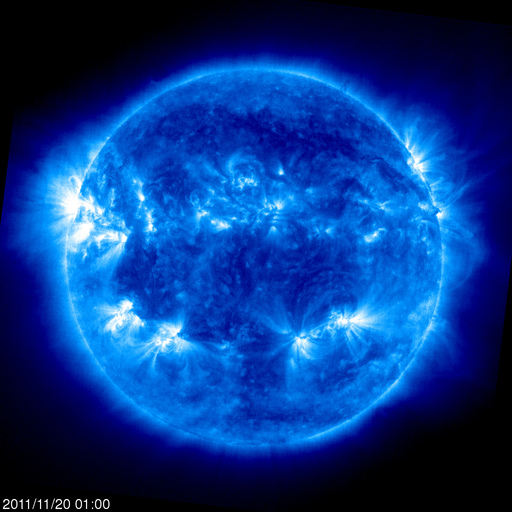
%> input picture HW 4/20111120_0100_eit171_512.jpg, 512 x 512 px
$ octave hw4_6.m   (GNU Octave 9; MATLAB toolbox functions it lacks are replaced by stand-ins)
%> lines starting %> are read from the running program, lines starting %| are printed output that depends on the picture
%HW4_6.M
%AJG 11/16/17

%The Matlab file hw4_6.m and associated SOHO (Solar and Heliospheric Observatory) .jpg image files can be used to read and
%analyze the pdf of four-band imagery of the sun. These data were observed using the SOHO Extreme ultraviolet Imaging Telescope (EIT)
%on November 20, 2011 at ~0100 UTC. Run this code to load the images and
%perform a preliminary rendering and scatter analysis of the data recorded
%by EIT at the following UV wavelengths:
%  Plane 1: 171A
%  Plane 2: 195A
%  Plane 3: 284A
%  Plane 4: 495A
%For this homework build on this Matlab code to study the entropy of the imagery,
%develop a principle components analysis, estimate magnetic field anomolies, and detect
%sunspots using statistical LLMSE estimation applied to EIT data. Once developed, your
%algorithm should be tested on real (to-date) SOHO data that you can download at
%http://sohowww.nascom.nasa.gov/data/realtime-images.html .
%Note that the test (unkwown) data will be assumed to be data from another
%instrument on SOHO, the SDO Helioseismic and Magnetic Imager (SDO/HMI), which
%observes at a longer wavelength (6173A) than does EIT.

clear
close all

%Load SOHO Extreme ultraviolet Imaging Telescope (EIT) images for 11/20/2011
lambda=[]; y=[]; x=[];
yo = imread('20111120_0100_eit171_512.jpg');
%> yo is the input picture: size 512x512x3 uint8; mean R, G, B 8, 55.1, 135.3
y=cat(3,y,sum(yo,3)/3);
lambda=[lambda;171];
yo = imread('20111120_0113_eit195_512.jpg');
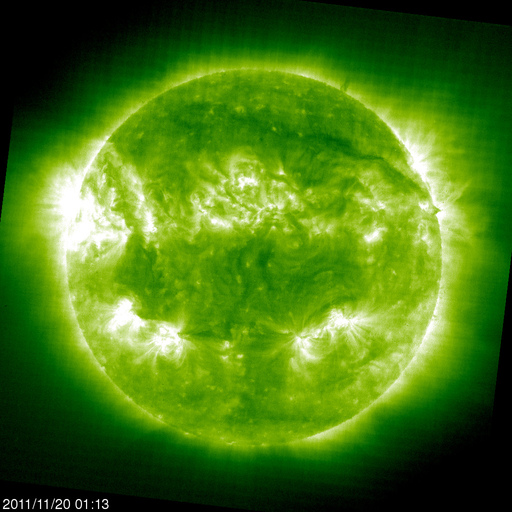
%> input picture HW 4/20111120_0113_eit195_512.jpg, 512 x 512 px
%> yo is the input picture: size 512x512x3 uint8; mean R, G, B 71.8, 118.7, 21.9
y=cat(3,y,sum(yo,3)/3);
lambda=[lambda;195];
yo = imread('20111120_0106_eit284_512.jpg');
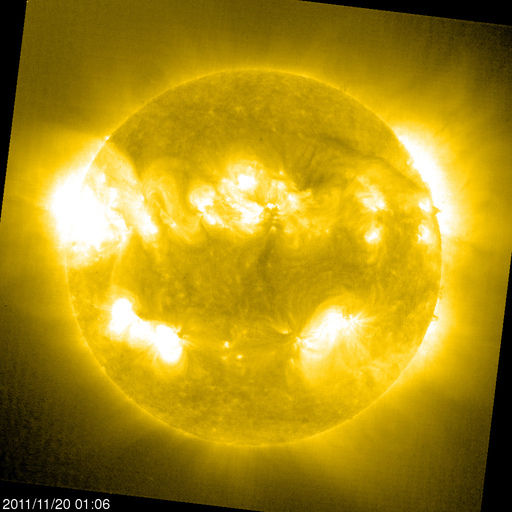
%> input picture HW 4/20111120_0106_eit284_512.jpg, 512 x 512 px
%> yo is the input picture: size 512x512x3 uint8; mean R, G, B 172.4, 142.9, 22.5
y=cat(3,y,sum(yo,3)/3);
%> y: size 512x512x3 double
lambda=[lambda;284];
yo = imread('20111120_0119_eit304_512.jpg');
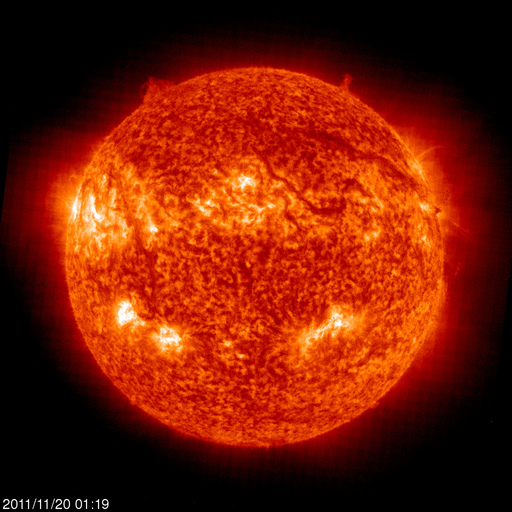
%> input picture HW 4/20111120_0119_eit304_512.jpg, 512 x 512 px
%> yo is the input picture: size 512x512x3 uint8; mean R, G, B 117, 29.1, 4.3
y=cat(3,y,sum(yo,3)/3);
%> y: size 512x512x4 double
lambda=[lambda;304];
tystring='SOHO 20111120 0100-0119 EIT';
y=y(16:495,16:495,:);
%> y: size 480x480x4 double
[N1,N2,Nc]=size(y);
%> N1 = 480; N2 = 480; Nc = 4

%Load SOHO Helioseismic and Magnetic Imager (SDO/HMI) images for 11/20/2011
xo = imread('20111120_0130_hmiigr_512.jpg');
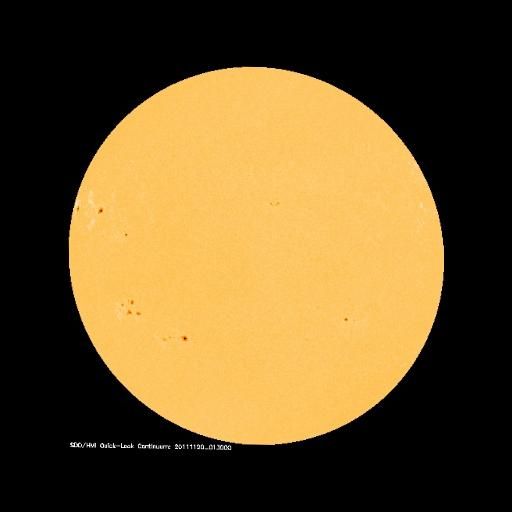
%> input picture HW 4/20111120_0130_hmiigr_512.jpg, 512 x 512 px
%> xo is the input picture: size 512x512x3 uint8; mean R, G, B 107.8, 84.4, 42.3
x=cat(3,x,sum(xo,3)/3);
xo = imread('20111120_0130_hmimag_512.jpg');
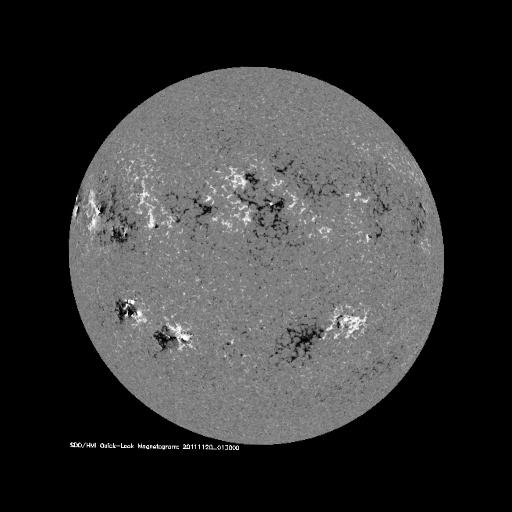
%> input picture HW 4/20111120_0130_hmimag_512.jpg, 512 x 512 px
%> xo is the input picture: size 512x512x3 uint8; min 0, max 255, mean 54.2
x=cat(3,x,sum(xo,3)/3);
txstring='SOHO 20111120 0130 SDO/HMI';
x=x(16:495,16:495,:);
tstring='SOHO 20111120 0100-0130 UTC';

%Convert data to standard real double precision (8 bytes) for processing
xx=reshape(x,N1*N2,2);
yy=reshape(y,N1*N2,4);
%Estimate pdf's for each image plane
p=hist(yy,256)/(N1*N2);
%> p = 256 rows, first 8: [0.0705 0.0383 0.00556 0.176; 0.00305 0.00691 0.00177 0.0209; 0.00827 0.00471 0.000803 0.0131; 0.00425 0.00438 0.000473 0.0118; 0.0032 0.00437 0.000326 0.00956; 0.00902 0.00456 0.000313 0.00782; 0.00627 0.00566 0.000278 0.0059; 0.00983 0.00709 0.000286 0.00699]
p(find(p==0))=eps;

%Display false color images
figure('Color',[1,1,1]);
subplot(2,2,1);
image(uint8(cat(3,y(:,:,1),zeros(size(y(:,:,[1:2]))))));
axis('equal')
v=axis; axis([1,N2,1,N1]);
title(['\lambda=',num2str(lambda(1)),char(197)]);
subplot(2,2,2);
image(uint8(cat(3,zeros(size(y(:,:,1))),y(:,:,2),zeros(size(y(:,:,1))))));
axis('equal')
v=axis; axis([1,N2,1,N1]);
title(['\lambda=',num2str(lambda(2)),char(197)]);
subplot(2,2,3);
image(uint8(cat(3,zeros(size(y(:,:,[1:2]))),y(:,:,3))));
axis('equal')
v=axis; axis([1,N2,1,N1]);
title(['\lambda=',num2str(lambda(3)),char(197)]);
subplot(2,2,4);
image(uint8(cat(3,y(:,:,4),y(:,:,4),zeros(size(y(:,:,1))))));
axis('equal')
v=axis; axis([1,N2,1,N1]);
title(['\lambda=',num2str(lambda(4)),char(197)]);
suptitle(tystring);

%Display histograms
fc=[[1,0,0];[0,1,0];[0,0,1];[1,1,0]];
figure('Color',[1,1,1]);
for ii=1:4
    subplot(2,2,ii);
    h=bar(p(:,ii),1);
    shading flat
    set(h,'facecolor',fc(ii,:));
    grid on
    title(['p_k: \lambda=',num2str(lambda(ii)),char(197),' (R)']);
end
suptitle(tystring);
%> figure, not shown here; panel 1: tallest bar 0.0705 high, from x = 0.5 to 1.5; panel 2: tallest bar 0.0383 high, from x = 0.5 to 1.5; panel 3: tallest bar 0.0158 high, from x = 255.5 to 256.5; panel 4: tallest bar 0.176 high, from x = 0.5 to 1.5

%Scatter plot of image planes
figure('Color',[1,1,1]);
for ii=1:3
    for jj=(ii+1):4
        subplot(3,3,3*(ii-1)+jj-1);
        plot(yy(:,ii),yy(:,jj),'.');
        axis('equal')
        v=axis; axis([1,256,1,256]);
        xlabel(['\lambda=',num2str(lambda(ii)),char(197)]);
        ylabel(['\lambda=',num2str(lambda(jj)),char(197)]);
    end
end
suptitle(tystring);

%From here, use x,y,xx,yy,p,lambda,N1,N2,Nc, etc... to solve the following
%problems:

%1) From our discussion of the entropy of an image, find the information content in each of the image planes by
%calculating the expected number of bits that would be required to code %each pixel. (Note that this would be the
%entropy of each bit plane defined using the natural logarithm divided %by ln(2).) How does this compare
%to the number of bits required to encode random images (i.e., with values uniformly distributed over
%all levels of each image plane)?

%2) Using the multispectral pixels as a set of four-dimensional vectors,
%compute the covariance matrix for each band. How does the black background affect the
%covariance matrix calculation? Can you avoid using pixels with intensity value 3 or less?

%3) Using the covariance matrix from (2), compute the principal compnent
%imagery. Render this data in both image form and using scatter plots as
%was rendered the original data. Comment on the correlation between the
%principal component amplitudes and imagery. What are the standard
%deviations of the principal component amplitudes?

%4) Render a single false-colored (RGB) image of the first three (most
%dominant) principal components? Comment on the utility of this image.

%5) Render the HMI continuum and magnetic anomaly images (planes 1 and 2 of
%data x, respectively) and compare visually with the rendered data from EIT
%and its principal components.

%6) Compute the D-matrix to estimate the HMI continuum and magnetic anomaly
%data from the EIT data.

%7) Render a scatter plot of the continuum and magnetic anomaly data. Is
%the strong orthogonality condition achieved? The weak condition?

%% Question 1
entropy = zeros(1,4);
for kk = 1:size(yy,2)
    entropy(kk) = -1*sum(p(:,kk).*log(p(:,kk)));
end
%> after the loop, entropy = [5.04 5.19 5.19 4.57]
entropy = entropy*size(yy,1)/log(2);
%> entropy = [1676261.9 1725912.8 1726197.4 1519542.5]
uniformEntropy = log(size(yy,1))/log(2);
%> uniformEntropy = 17.81
%% Question 2
mn = mean(yy);
%> mn = [73.8 78.88 122.1 56.49]
% mnZero = yy-mn;
Sigma = cov(yy);
%> Sigma = [2743.9 2961.4 2351.6 2188.9; 2961.4 3472.5 2815.2 2357.8; 2351.6 2815.2 2666.4 1999.2; 2188.9 2357.8 1999.2 2225.1]
yy(yy<=3)=0;
SigmaNoBg = cov(yy);
%> SigmaNoBg = [2748.3 2965.3 2354 2194.7; 2965.3 3476.3 2817.1 2363.4; 2354 2817.1 2667.7 2002.7; 2194.7 2363.4 2002.7 2232.8]
%% Question 3
[V,L] = eig(Sigma);
%> V = [0.649 0.541 0.176 0.504; -0.674 0.368 -0.287 0.573; 0.293 -0.63 -0.532 0.484; -0.195 -0.418 0.777 0.428]; L = [75.76 0 0 0; 0 328.8 0 0; 0 0 483.4 0; 0 0 0 10219.9]
pcs = (yy-mn)*V;
pcs = reshape(pcs, size(y));
figure;
subplot(2,2,1)
pcolor(1:480,1:480,pcs(:,:,4));shading flat;colorbar;
title('First principal component')
subplot(2,2,2)
pcolor(1:480,1:480,pcs(:,:,3));shading flat;colorbar;
title('Second principal component')
subplot(2,2,3)
pcolor(1:480,1:480,pcs(:,:,2));shading flat;colorbar;
title('Third principal component')
subplot(2,2,4)
pcolor(1:480,1:480,pcs(:,:,1));shading flat;colorbar;
title('Fourth principal component')
%scatterplot
figure;
pcsvec = reshape(pcs,[],4);
sgtitle('Principal component scatterplot')
for ii=1:3
    for jj=(ii+1):4
        subplot(3,3,3*(ii-1)+jj-1);
        plot(pcsvec(:,ii),pcsvec(:,jj),'.');
        axis('equal')
%         v=axis; axis([1,256,1,256]);
        xlabel(['PC ', num2str(ii)]);
        ylabel(['PC ', num2str(jj)]);
        grid on
    end
end

%% Question 4
f3pcs = pcs(:,:,2:end);
im2plot = sum(f3pcs,3);
figure;
image(uint8(flipud(im2plot)))
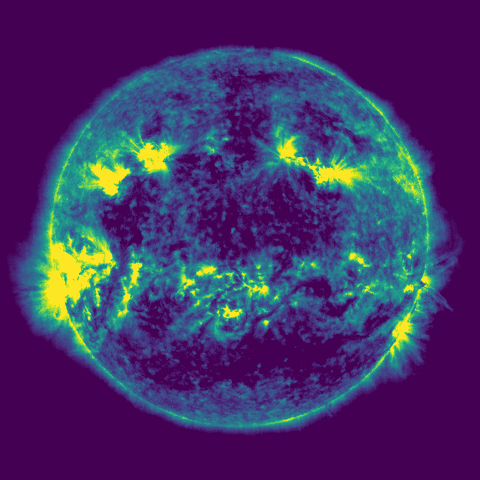
%> displayed picture: size 480x480x3, on the screen's scale of 0 to 255; mean R, G, B 68.1, 50.1, 104.4

%% Question 6
%Need to correlate magnetic anomaly and HMI continuum data with the images
x(428:end,1:218,:)=0;
x(428:end,1:240,2)=0;
xxnew = reshape(x,[],2);%Removing the watermark from the image
%  pcsnorm = pcsvec./vecnorm(pcsvec);
Rxymag = zeros(1,4);
Rxyhmi=Rxymag;
for ii=1:4
    Rxymag(ii) = xcov( yy(:,ii),xxnew(:,2),0 , 'unbiased');
    Rxyhmi(ii) = xcov( yy(:,ii),xxnew(:,1),0 , 'unbiased');
end
%> after the loop, Rxyhmi = [2952.4 2741.7 2347.6 3514.2]; Rxymag = [2035.5 1889.4 1618.5 2422.9]
Sigmainv = inv(SigmaNoBg);
%> Sigmainv = [0.00653 -0.00523 0.0013 -0.00204; -0.00523 0.00659 -0.00296 0.000819; 0.0013 -0.00296 0.00294 -0.00078; -0.00204 0.000819 -0.00078 0.00229]
Dmag = Rxymag*Sigmainv;
%> Dmag = [0.553 -0.998 -0.0823 1.67]
Dhmi = Rxyhmi*Sigmainv;
%> Dhmi = [0.795 -1.44 -0.123 2.43]

xhatMag = (Dmag*yy')';%xhatMag = uint8(reshape(xhatMag, 480,480));
xhatHmi = (Dhmi*yy')';%xhatHmi = uint8(reshape(xhatHmi, 480,480));

errMag = uint8(xhatMag-xxnew(:,2));errMag = reshape(errMag,480,480);
errHmi = uint8(xhatHmi-xxnew(:,1));errHmi = reshape(errHmi,480,480);

figure;
subplot(1,2,1)
plot(errMag(:), uint8(xxnew(:,2)), 'b.')
xlabel('Error');ylabel( 'Data');title('Magnetic anomaly data')
grid on
subplot(1,2,2)
plot(errHmi(:),uint8( xxnew(:,1)),'b.')
grid on
xlabel('Error'); ylabel('Data');title('HMI continuum data')
sgtitle('False-color image data/error scatterplot')

figure;imagesc(1:480,1:480, abs(errMag));colorbar;title('Absolute error in reconstructing magnetic anomaly data')
figure;imagesc(1:480,1:480,abs(errHmi));colorbar;title('Absolute error in reconstructing HMI continuum data')
%> after `title('Absolute error in reconstructing HMI continuum data')`:
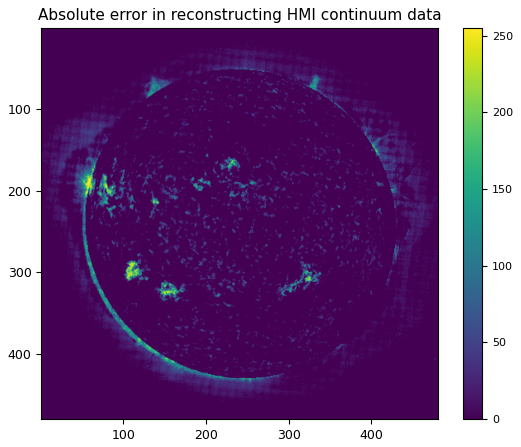
%> figure redrawn from the program's plot data

%Q7
ynew=[];
%> (the run ends here)
